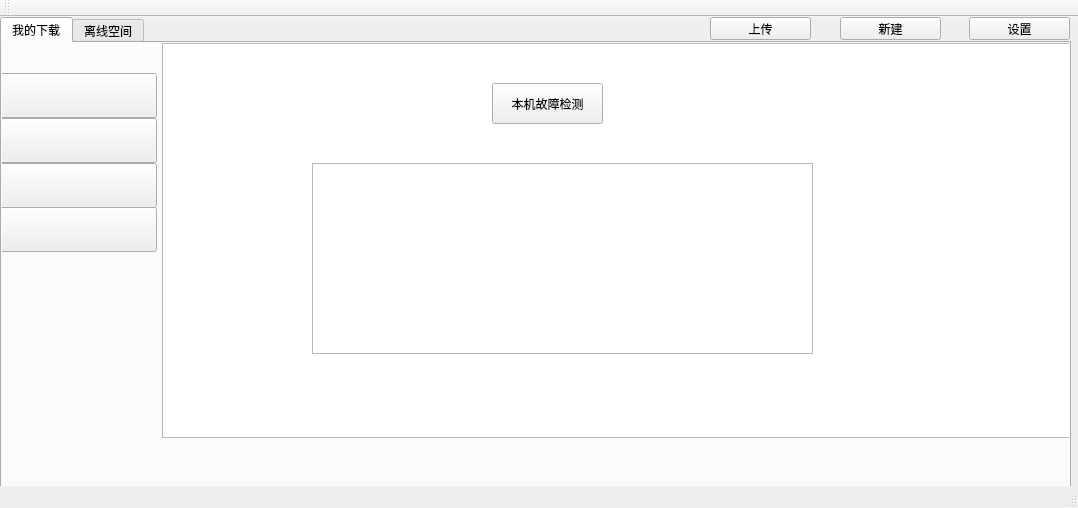
<?xml version="1.0" encoding="UTF-8"?>
<ui version="4.0">
 <class>download_MainWindow</class>
 <widget class="QMainWindow" name="download_MainWindow">
  <property name="geometry">
   <rect>
    <x>0</x>
    <y>0</y>
    <width>1078</width>
    <height>508</height>
   </rect>
  </property>
  <property name="windowTitle">
   <string>下载客户端</string>
  </property>
  <property name="windowIcon">
   <iconset resource="image.qrc">
    <normaloff>:/home/appex/image/logo.png</normaloff>:/home/appex/image/logo.png</iconset>
  </property>
  <widget class="QWidget" name="centralWidget">
   <widget class="QTabWidget" name="tabWidget">
    <property name="geometry">
     <rect>
      <x>0</x>
      <y>0</y>
      <width>1071</width>
      <height>471</height>
     </rect>
    </property>
    <property name="layoutDirection">
     <enum>Qt::LeftToRight</enum>
    </property>
    <property name="tabPosition">
     <enum>QTabWidget::North</enum>
    </property>
    <property name="tabShape">
     <enum>QTabWidget::Rounded</enum>
    </property>
    <property name="currentIndex">
     <number>0</number>
    </property>
    <property name="iconSize">
     <size>
      <width>16</width>
      <height>16</height>
     </size>
    </property>
    <property name="elideMode">
     <enum>Qt::ElideNone</enum>
    </property>
    <property name="usesScrollButtons">
     <bool>true</bool>
    </property>
    <property name="documentMode">
     <bool>false</bool>
    </property>
    <property name="tabsClosable">
     <bool>false</bool>
    </property>
    <property name="movable">
     <bool>false</bool>
    </property>
    <widget class="QWidget" name="tab">
     <attribute name="title">
      <string>我的下载</string>
     </attribute>
     <widget class="QTableWidget" name="tbw_download">
      <property name="geometry">
       <rect>
        <x>160</x>
        <y>0</y>
        <width>911</width>
        <height>395</height>
       </rect>
      </property>
      <property name="layoutDirection">
       <enum>Qt::LeftToRight</enum>
      </property>
      <attribute name="horizontalHeaderDefaultSectionSize">
       <number>100</number>
      </attribute>
     </widget>
     <widget class="QPushButton" name="btn_download">
      <property name="geometry">
       <rect>
        <x>-10</x>
        <y>30</y>
        <width>165</width>
        <height>45</height>
       </rect>
      </property>
      <property name="text">
       <string/>
      </property>
     </widget>
     <widget class="QPushButton" name="btn_finish">
      <property name="geometry">
       <rect>
        <x>-10</x>
        <y>75</y>
        <width>165</width>
        <height>45</height>
       </rect>
      </property>
      <property name="text">
       <string/>
      </property>
     </widget>
     <widget class="QPushButton" name="btn_dustbin">
      <property name="geometry">
       <rect>
        <x>-10</x>
        <y>120</y>
        <width>165</width>
        <height>45</height>
       </rect>
      </property>
      <property name="text">
       <string/>
      </property>
     </widget>
     <widget class="QPushButton" name="btn_network">
      <property name="geometry">
       <rect>
        <x>-10</x>
        <y>164</y>
        <width>165</width>
        <height>45</height>
       </rect>
      </property>
      <property name="text">
       <string/>
      </property>
     </widget>
     <widget class="QTableWidget" name="tbw_finish">
      <property name="geometry">
       <rect>
        <x>160</x>
        <y>0</y>
        <width>911</width>
        <height>395</height>
       </rect>
      </property>
     </widget>
     <widget class="QTableWidget" name="tbw_dustbin">
      <property name="geometry">
       <rect>
        <x>160</x>
        <y>0</y>
        <width>911</width>
        <height>395</height>
       </rect>
      </property>
     </widget>
     <widget class="QTextEdit" name="txEdit_network_result">
      <property name="geometry">
       <rect>
        <x>310</x>
        <y>120</y>
        <width>501</width>
        <height>191</height>
       </rect>
      </property>
     </widget>
     <widget class="QPushButton" name="btn_check">
      <property name="geometry">
       <rect>
        <x>490</x>
        <y>40</y>
        <width>111</width>
        <height>41</height>
       </rect>
      </property>
      <property name="text">
       <string>本机故障检测</string>
      </property>
      <property name="checkable">
       <bool>false</bool>
      </property>
      <property name="autoRepeat">
       <bool>false</bool>
      </property>
      <property name="autoExclusive">
       <bool>false</bool>
      </property>
     </widget>
    </widget>
    <widget class="QWidget" name="tab_5">
     <attribute name="title">
      <string>离线空间</string>
     </attribute>
     <widget class="QPushButton" name="btn_login">
      <property name="geometry">
       <rect>
        <x>460</x>
        <y>260</y>
        <width>80</width>
        <height>23</height>
       </rect>
      </property>
      <property name="text">
       <string>进入离线空间</string>
      </property>
     </widget>
     <widget class="QLabel" name="label_username">
      <property name="geometry">
       <rect>
        <x>370</x>
        <y>110</y>
        <width>57</width>
        <height>21</height>
       </rect>
      </property>
      <property name="text">
       <string>用户名</string>
      </property>
     </widget>
     <widget class="QLineEdit" name="username">
      <property name="geometry">
       <rect>
        <x>440</x>
        <y>110</y>
        <width>171</width>
        <height>23</height>
       </rect>
      </property>
     </widget>
     <widget class="QLabel" name="label_password">
      <property name="geometry">
       <rect>
        <x>380</x>
        <y>170</y>
        <width>57</width>
        <height>21</height>
       </rect>
      </property>
      <property name="text">
       <string>密码</string>
      </property>
     </widget>
     <widget class="QLineEdit" name="password">
      <property name="geometry">
       <rect>
        <x>440</x>
        <y>170</y>
        <width>171</width>
        <height>23</height>
       </rect>
      </property>
     </widget>
     <widget class="QTableWidget" name="tbw_cloud_filelist">
      <property name="geometry">
       <rect>
        <x>160</x>
        <y>0</y>
        <width>911</width>
        <height>395</height>
       </rect>
      </property>
     </widget>
     <widget class="QTableWidget" name="tbw_cloud_download">
      <property name="geometry">
       <rect>
        <x>160</x>
        <y>0</y>
        <width>911</width>
        <height>395</height>
       </rect>
      </property>
     </widget>
     <widget class="QTableWidget" name="tbw_cloud_upload">
      <property name="geometry">
       <rect>
        <x>160</x>
        <y>0</y>
        <width>911</width>
        <height>395</height>
       </rect>
      </property>
     </widget>
     <widget class="QFrame" name="frame">
      <property name="geometry">
       <rect>
        <x>0</x>
        <y>0</y>
        <width>161</width>
        <height>441</height>
       </rect>
      </property>
      <property name="frameShape">
       <enum>QFrame::StyledPanel</enum>
      </property>
      <property name="frameShadow">
       <enum>QFrame::Raised</enum>
      </property>
      <widget class="QPushButton" name="pushButton_filelists">
       <property name="geometry">
        <rect>
         <x>-10</x>
         <y>30</y>
         <width>165</width>
         <height>45</height>
        </rect>
       </property>
       <property name="text">
        <string/>
       </property>
      </widget>
      <widget class="QPushButton" name="pushButton_download">
       <property name="geometry">
        <rect>
         <x>-10</x>
         <y>75</y>
         <width>165</width>
         <height>45</height>
        </rect>
       </property>
       <property name="text">
        <string/>
       </property>
      </widget>
      <widget class="QPushButton" name="pushButton_upload">
       <property name="geometry">
        <rect>
         <x>-10</x>
         <y>120</y>
         <width>165</width>
         <height>45</height>
        </rect>
       </property>
       <property name="text">
        <string/>
       </property>
      </widget>
      <widget class="QPushButton" name="pushButton_cloud_check">
       <property name="geometry">
        <rect>
         <x>-10</x>
         <y>165</y>
         <width>165</width>
         <height>45</height>
        </rect>
       </property>
       <property name="text">
        <string/>
       </property>
      </widget>
     </widget>
     <widget class="QPushButton" name="btn_check_cloud">
      <property name="geometry">
       <rect>
        <x>490</x>
        <y>40</y>
        <width>111</width>
        <height>41</height>
       </rect>
      </property>
      <property name="text">
       <string>云端故障检测</string>
      </property>
     </widget>
     <widget class="QTextEdit" name="txEdit_network_cloud_result">
      <property name="geometry">
       <rect>
        <x>310</x>
        <y>120</y>
        <width>501</width>
        <height>191</height>
       </rect>
      </property>
     </widget>
    </widget>
   </widget>
   <widget class="QPushButton" name="btn_addnew">
    <property name="geometry">
     <rect>
      <x>840</x>
      <y>0</y>
      <width>101</width>
      <height>23</height>
     </rect>
    </property>
    <property name="text">
     <string>新建</string>
    </property>
    <property name="icon">
     <iconset resource="image.qrc">
      <normaloff>:/home/appex/image/addnew.png</normaloff>:/home/appex/image/addnew.png</iconset>
    </property>
   </widget>
   <widget class="QPushButton" name="btn_settings">
    <property name="geometry">
     <rect>
      <x>969</x>
      <y>0</y>
      <width>101</width>
      <height>23</height>
     </rect>
    </property>
    <property name="text">
     <string>设置</string>
    </property>
    <property name="icon">
     <iconset resource="image.qrc">
      <normaloff>:/home/appex/image/settings.png</normaloff>:/home/appex/image/settings.png</iconset>
    </property>
   </widget>
   <widget class="QPushButton" name="btn_upload">
    <property name="geometry">
     <rect>
      <x>710</x>
      <y>0</y>
      <width>101</width>
      <height>23</height>
     </rect>
    </property>
    <property name="text">
     <string>上传</string>
    </property>
    <property name="icon">
     <iconset resource="image.qrc">
      <normaloff>:/home/appex/image/upload.png</normaloff>:/home/appex/image/upload.png</iconset>
    </property>
   </widget>
  </widget>
  <widget class="QMenuBar" name="menuBar">
   <property name="geometry">
    <rect>
     <x>0</x>
     <y>0</y>
     <width>1078</width>
     <height>22</height>
    </rect>
   </property>
  </widget>
  <widget class="QToolBar" name="mainToolBar">
   <attribute name="toolBarArea">
    <enum>TopToolBarArea</enum>
   </attribute>
   <attribute name="toolBarBreak">
    <bool>false</bool>
   </attribute>
  </widget>
  <widget class="QStatusBar" name="statusBar"/>
 </widget>
 <layoutdefault spacing="6" margin="11"/>
 <resources>
  <include location="image.qrc"/>
 </resources>
 <connections/>
</ui>
